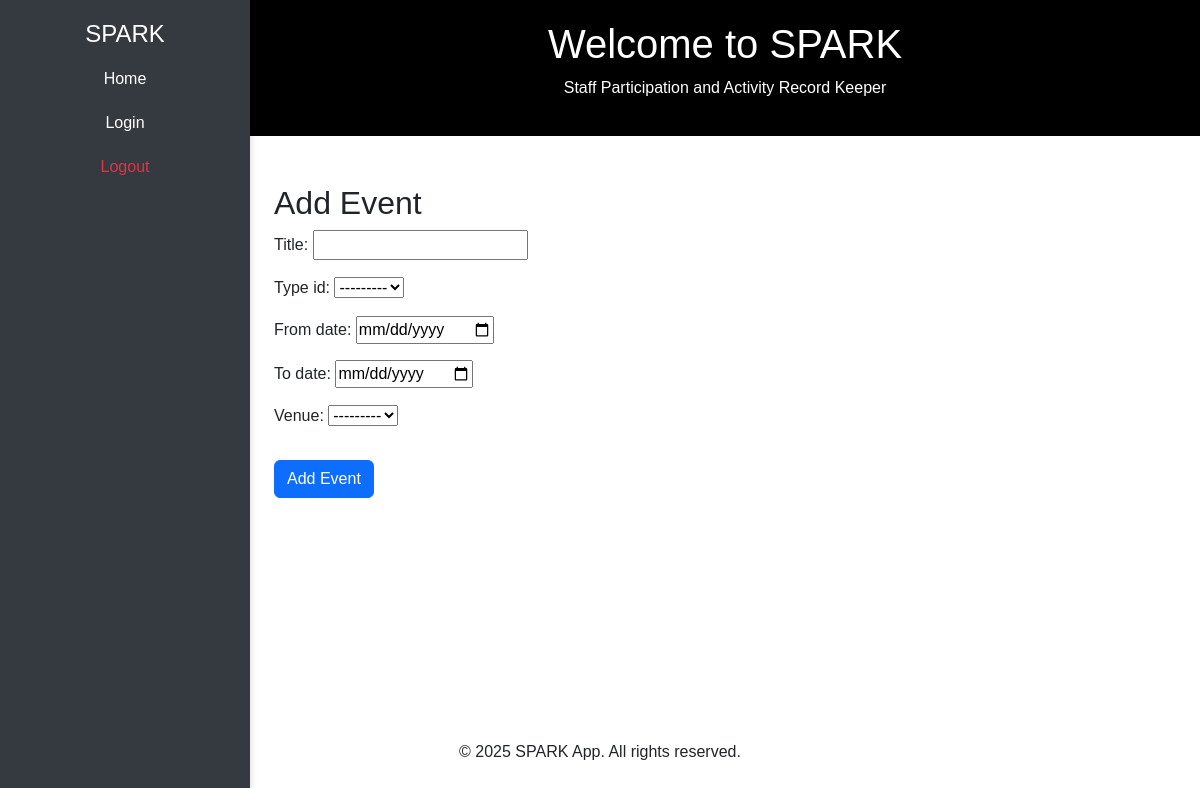
Page /add-event/ (signed in) on the earlier database version.
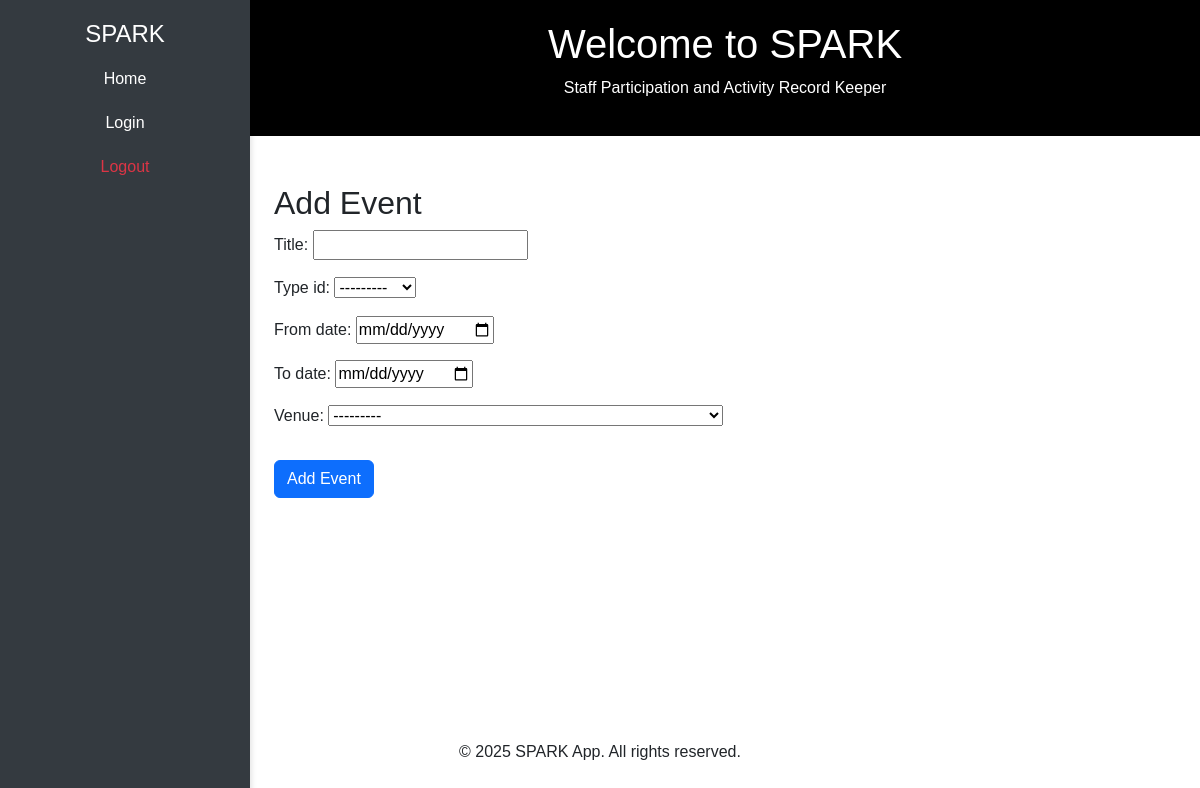
Same page on the later database version.
### sparkapp/models.py (models this page shows)
class EventType(models.Model):
    EVENT_TYPE_CHOICES = [
        ('Seminar', 'Seminar'),
        ('Webinar', 'Webinar'),
        ('Workshop', 'Workshop'),
    ]
    type_id = models.AutoField(primary_key=True)
    type_description = models.CharField(
        max_length=50,
        choices=EVENT_TYPE_CHOICES,
        default='Seminar',  # Default value
    )
    def __str__(self):
        return self.type_description

class Venue(models.Model):
    venue_id = models.AutoField(primary_key=True)  # Auto-incrementing primary key
    name = models.CharField(max_length=200)  # Venue name
    address = models.TextField()  # Venue address
    def __str__(self):
        return f"{self.name} - {self.address}"

### sparkapp/views.py (the view)
# urls.py: path('add-event/', views.add_event, name='add_event'),
@login_required
def add_event(request):
    if request.method == 'POST':
        form = EventForm(request.POST)
        if form.is_valid():
            form.save()
            messages.success(request, "Event added successfully!")
            return redirect('index')
    else:
        form = EventForm()
    return render(request, 'add_event.html', {'form': form})

### sparkapp/forms.py
class EventForm(forms.ModelForm):
    class Meta:
        model = Event
        fields = ['title', 'type_id', 'from_date', 'to_date', 'venue']
        widgets = {
            'from_date': forms.DateInput(attrs={'type': 'date'}),
            'to_date': forms.DateInput(attrs={'type': 'date'}),
        }

### sparkapp/templates/add_event.html (shortened to what this page needs)
{% extends 'base.html' %}
{% block content %}
<div class="container mt-5">
    <h2>Add Event</h2>
    <form method="POST">
        {{ form.as_p }}
        <button type="submit" class="btn btn-primary mt-3">Add Event</button>
    </form>
</div>
{% endblock %}

### sparkapp/templates/base.html (shortened to what this page needs)
<!DOCTYPE html>
<html lang="en">
<head>
    <link href="https://cdn.jsdelivr.net/npm/bootstrap@5.3.0-alpha3/dist/css/bootstrap.min.css" rel="stylesheet">
</head>
<body>
    <div class="sidebar">
        <h4>SPARK</h4>
        <ul class="nav flex-column">
            <li class="nav-item">
                <a class="nav-link" href="{% url 'index' %}">Home</a>
            </li>
            <li class="nav-item">
                <a class="nav-link" href="{% url 'login' %}">Login</a>
            </li>
            <li class="nav-item">
                <a class="nav-link text-danger" href="{% url 'logout' %}">Logout</a>
            </li>
        </ul>
    </div>
    <div class="content">
        <div class="content-header">
            <h1>Welcome to SPARK</h1>
            <p>Staff Participation and Activity Record Keeper</p>
        </div>
        <div class="container my-5">
            {% block content %}{% endblock %}
        </div>
    </div>
    <footer>
        <p>&copy; 2025 SPARK App. All rights reserved.</p>
    </footer>
</body>
</html>

### sparkapp/templates/base.html (style rules this page uses)
body { font-family: 'Arial', sans-serif; display: flex; flex-direction: column; min-height: 100vh; margin: 0; background-color: #ffffff; }
.sidebar { position: fixed; top: 0; bottom: 0; left: 0; width: 250px; background-color: #343a40; color: white; padding-top: 20px; box-shadow: 2px 0 5px rgba(0, 0, 0, 0.1); }
.sidebar h4 { color: white; text-align: center; }
.sidebar .nav-link { color: white; padding: 10px 15px; text-align: center; }
.content { margin-left: 250px; flex-grow: 1; }
footer { padding: 20px 0; text-align: center; margin-top: 50px; }
.content-header { background-color: #000; color: white; padding: 20px; text-align: center; }
.content .container { margin-top: 50px; }

Differences in the rows shown:
added EventType: type_id "---------"
added Venue: venue "---------"
Other differences:
form field type_id: "---------" → (not shown)
form field venue: "---------" → (not shown)
